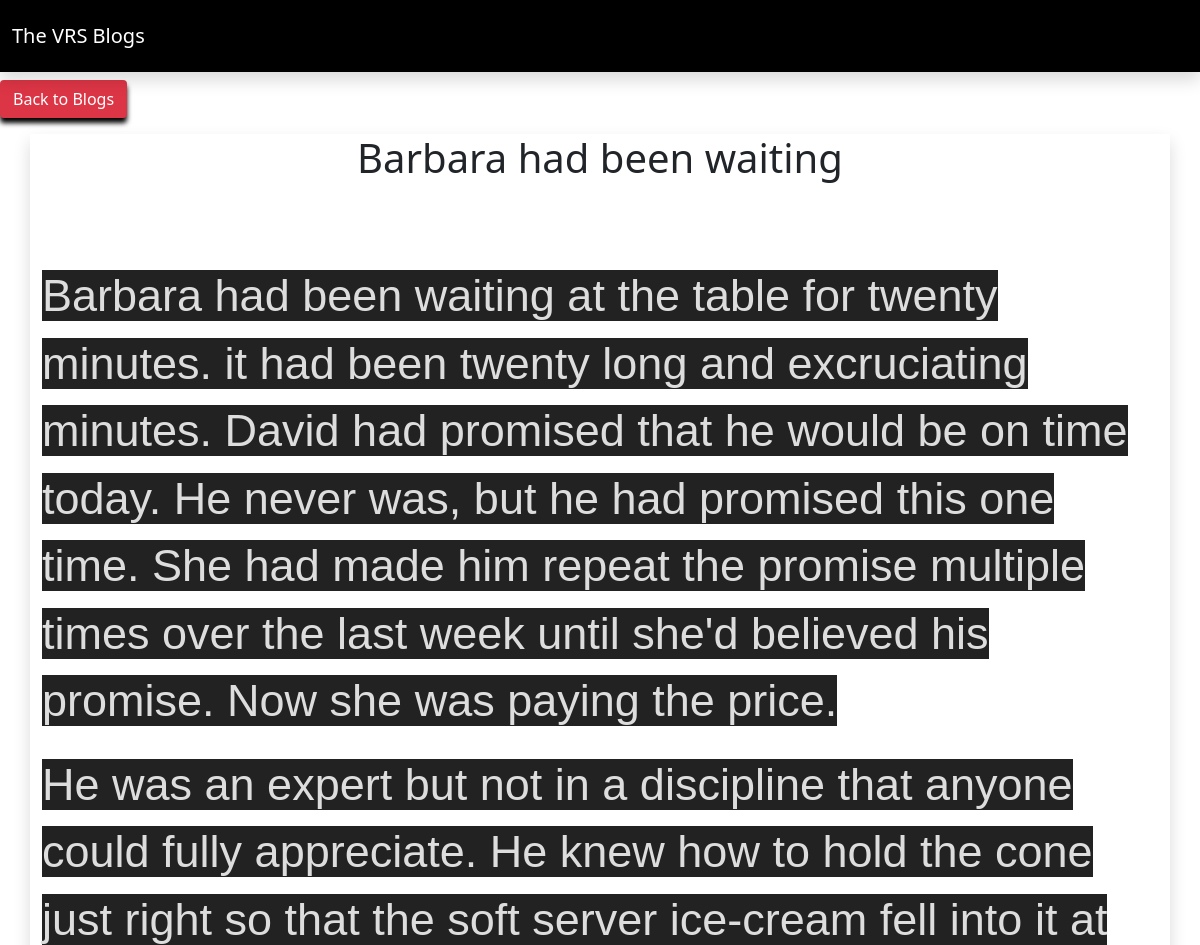
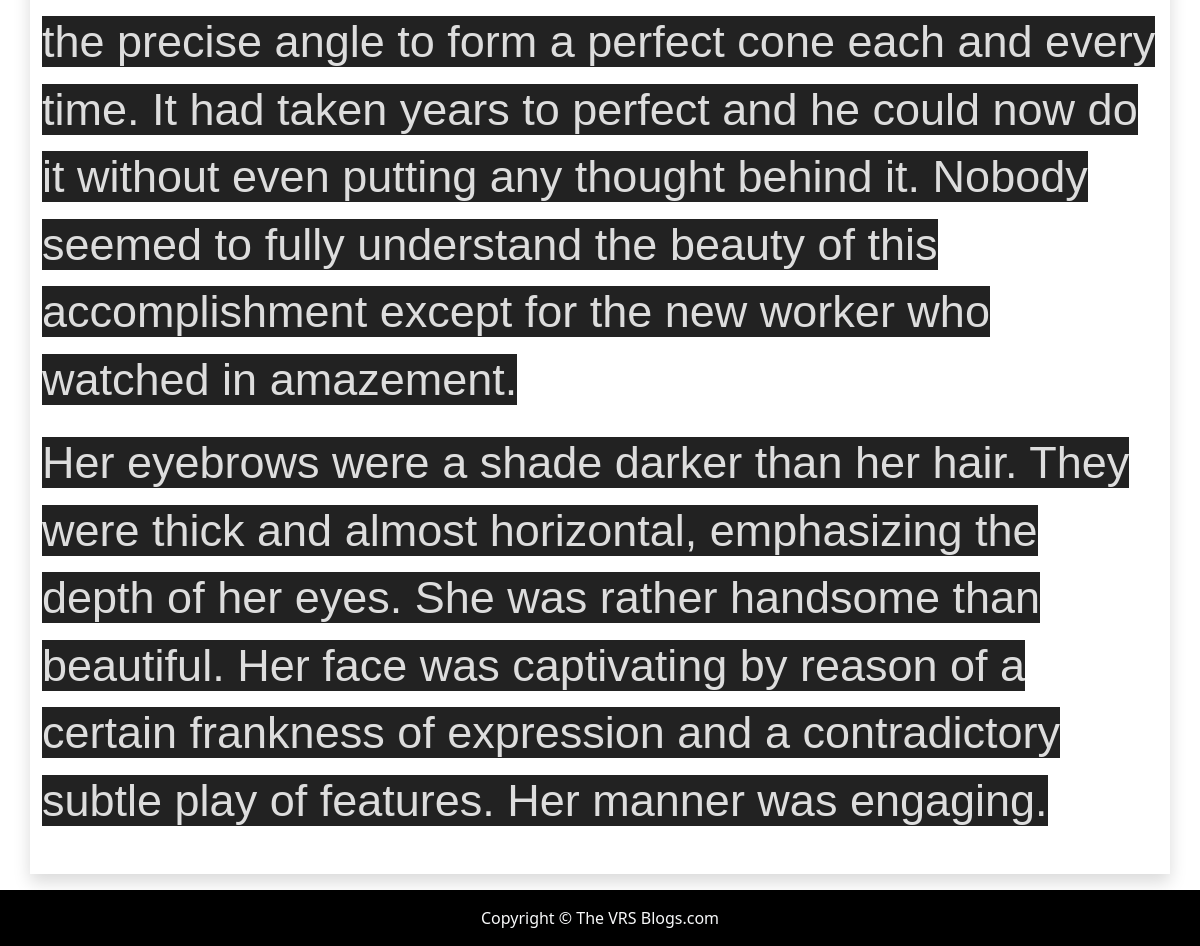
/blog/blogpost/barbara-had-been-waitinginn0m, run on the app's committed database (2 pictures, top to bottom).
### blog/models.py (models this page shows, shortened)
class BlogModel(models.Model):
    author = models.ForeignKey(User,on_delete=models.CASCADE)
    title = models.CharField(max_length=200)
    description=models.CharField(max_length=300,default="")
    content = HTMLField(default="")
    slug = models.SlugField(max_length=100,null=True,blank=True)
    created_at = models.DateTimeField(auto_now_add=True)
    updated_at = models.DateTimeField(auto_now=True)

### blog/views.py (the view)
# urls.py: path('blogpost/<str:slug>' , views.blogpost , name='blogpost'),
def blogpost(request,slug):
    blog=BlogModel.objects.filter(slug=slug).first()
    context={'blog':blog}
    return render(request,"blog/blog-post.html",context)

### blog/templates/blog/blog-post.html (shortened to what this page needs)
{% extends 'blog/blog-base.html' %}
{% load static %}
{% block body %}
<a href="http://127.0.0.1:8000/blog/blog/">
    <button class="btn me-4 bg-danger my-2" type="button" style="color: white; box-shadow: 0px 5px 5px black;">Back to
        Blogs</button></a>
<div class="container mt-2 shadow">
    <h1 style="text-align: center;">{{blog.title}}</h1><br>
    <br><br>
<div>{{blog.content|safe}}</div>
</div>
{% endblock %}

### data on the page
BlogModel: title "Barbara had been waiting", content "Barbara had been waiting at the table for twenty minutes. it had been twenty long and excruciating minutes. David had promised that he would be on time today. He never was, but he had promised this one time. She had made him repeat the promise multiple times over the last week until she'd believed his promise. Now she was paying the price. He was an expert but not in a discipline that anyone could fully appreciate. He knew how to hold the cone just right so that the soft server ice-cream fell into it at the precise angle to form a perfect cone each and every time. It had taken years to perfect and he could now do it without even putting any thought behind it. Nobody seemed to fully…"
